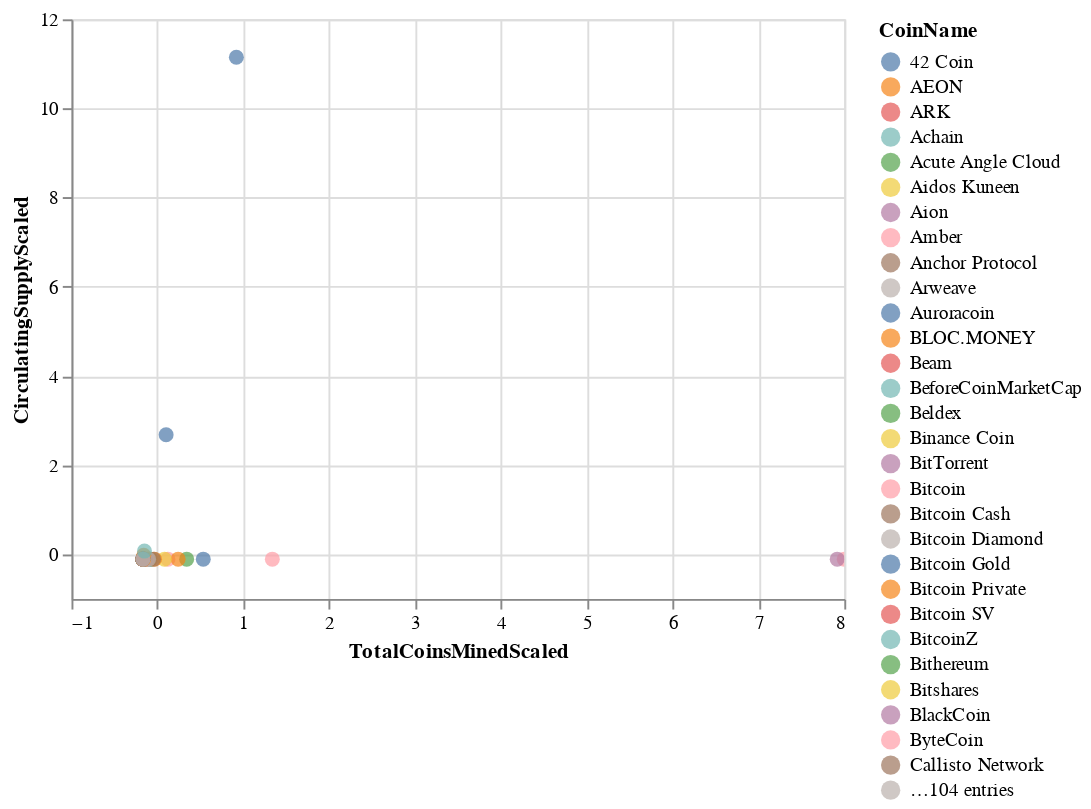

Notebook cell for this chart:
### Code cell
# Plot the scatter with x="TotalCoinsMined" and y="TotalCoinSupply"
alt.Chart(crypto_df_with_class).mark_circle(size=60).encode(
    x="TotalCoinsMinedScaled",
    y="CirculatingSupplyScaled",
    tooltip=["CoinName"],
    color="CoinName",
).interactive()

### Figure 1 — Vega-Lite specification as saved in the notebook (floating-point values rounded to 4 significant figures; data arrays with more than 128 entries replaced by an {"elided": "..."} marker saying what was removed)
{"config": {"view": {"continuousWidth": 400, "continuousHeight": 300}}, "data": {"name": "data-0cb82a053ec8776227cbd0dd92efb8cf"}, "mark": {"type": "circle", "size": 60}, "encoding": {"color": {"field": "CoinName", "type": "nominal"}, "tooltip": [{"field": "CoinName", "type": "nominal"}], "x": {"field": "TotalCoinsMinedScaled", "type": "quantitative"}, "y": {"field": "CirculatingSupplyScaled", "type": "quantitative"}}, "selection": {"selector003": {"type": "interval", "bind": "scales", "encodings": ["x", "y"]}}, "$schema": "https://vega.github.io/schema/vega-lite/v4.17.0.json", "datasets": {"data-0cb82a053ec8776227cbd0dd92efb8cf": {"elided": "133 records"}}}
